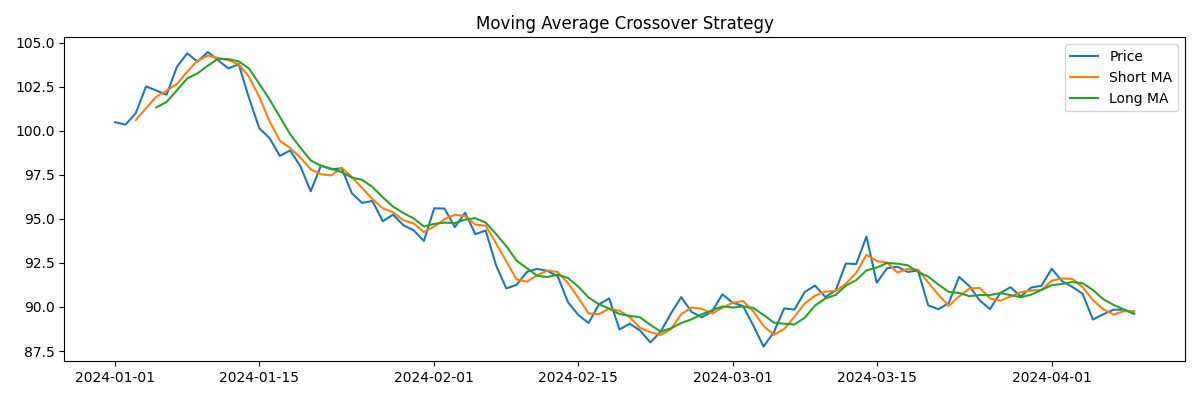
#> input picture images/ma.png, 1200 x 400 px
$ jupyter execute main.ipynb   (shell and % lines are left out)
#> lines starting #> are read from the running program, lines starting #| are printed output that depends on the picture
Image Color Extraction - Python Code
Author: Madhan Kumar R
Date: 15 October 2025
Install required packages first

[cell 1]
import numpy as np
from PIL import Image
from sklearn.cluster import KMeans
import matplotlib.pyplot as plt
import matplotlib.patches as patches
import urllib.request
from io import BytesIO
import os

[cell 2]
def load_image(url_or_path):
    """
    Load image from URL or local file path

    Args:
        url_or_path: Image URL (http/https) or local file path

    Returns:
        PIL Image object
    """
    if url_or_path.startswith(('http://', 'https://')):
        print(f"Downloading image from: {url_or_path}")
        response = urllib.request.urlopen(url_or_path)
        data = response.read()
        image = Image.open(BytesIO(data))
        print("Image downloaded successfully!")
    else:
        if not os.path.exists(url_or_path):
            raise FileNotFoundError(f"File not found: {url_or_path}")
        print(f"Loading image from: {url_or_path}")
        image = Image.open(url_or_path)
        print("Image loaded successfully!")

    return image.convert('RGB')

[cell 3]
def extract_colors(image, n_colors=10):
    """
    Extract dominant colors using K-means clustering

    Args:
        image: PIL Image object
        n_colors: Number of colors to extract

    Returns:
        colors: Array of RGB values
        percentages: Percentage of each color in the image
    """
    print(f"Extracting {n_colors} dominant colors...")

    # Convert image to numpy array
    img_array = np.array(image)
    w, h, d = img_array.shape
    pixels = img_array.reshape(w * h, d)

    # Perform K-means clustering
    kmeans = KMeans(n_clusters=n_colors, random_state=42, n_init=10)
    kmeans.fit(pixels)

    colors = kmeans.cluster_centers_.astype(int)
    labels = kmeans.labels_
    counts = np.bincount(labels)

    # Sort by frequency
    indices = np.argsort(-counts)
    colors = colors[indices]
    percentages = (counts[indices] / len(labels)) * 100

    print("Color extraction complete!")
    return colors, percentages

[cell 4]
def rgb_to_hex(rgb):
    """Convert RGB to hex color code"""
    return '#{:02x}{:02x}{:02x}'.format(int(rgb[0]), int(rgb[1]), int(rgb[2]))

[cell 5]
def display_results(image, colors, percentages):
    """
    Display image and color palette with hex codes

    Args:
        image: PIL Image object
        colors: Array of RGB values
        percentages: Percentage of each color
    """
    # Create figure with subplots
    fig = plt.figure(figsize=(16, 10))

    # Display original image
    ax1 = plt.subplot(2, 2, 1)
    ax1.imshow(image)
    ax1.axis('off')
    ax1.set_title('Original Image', fontsize=16, fontweight='bold', pad=20)

    # Display color palette
    ax2 = plt.subplot(2, 2, 2)
    ax2.axis('off')
    ax2.set_title('Extracted Color Palette', fontsize=16, fontweight='bold', pad=20)

    # Create color swatches
    swatch_height = 0.8
    swatch_width = 0.8
    gap = 0.1

    for i, (color, pct) in enumerate(zip(colors, percentages)):
        row = i // 5
        col = i % 5

        x = col * (swatch_width + gap)
        y = 1 - (row * (swatch_height + gap)) - swatch_height

        # Draw color rectangle
        rect = patches.Rectangle(
            (x, y), swatch_width, swatch_height,
            facecolor=color/255,
            edgecolor='black',
            linewidth=2
        )
        ax2.add_patch(rect)

        # Add hex code below swatch
        hex_code = rgb_to_hex(color)
        ax2.text(
            x + swatch_width/2, y - 0.1,
            hex_code.upper(),
            ha='center', va='top',
            fontsize=10,
            fontweight='bold'
        )

        # Add percentage below hex code
        ax2.text(
            x + swatch_width/2, y - 0.2,
            f'{pct:.1f}%',
            ha='center', va='top',
            fontsize=9,
            color='gray'
        )

    ax2.set_xlim(-0.2, 5 * (swatch_width + gap))
    ax2.set_ylim(-0.5, 2)

    # Display color distribution bar
    ax3 = plt.subplot(2, 1, 2)
    ax3.axis('off')
    ax3.set_title('Color Distribution', fontsize=16, fontweight='bold', pad=20)

    # Create horizontal bar
    left = 0
    for color, pct in zip(colors, percentages):
        ax3.barh(
            0, pct, left=left,
            color=color/255,
            height=0.5,
            edgecolor='white',
            linewidth=2
        )
        left += pct

    ax3.set_xlim(0, 100)
    ax3.set_ylim(-0.5, 0.5)

    # Add detailed information table
    info_text = f"Image Size: {image.width} x {image.height} pixels\n"
    info_text += f"Total Colors Extracted: {len(colors)}\n\n"
    info_text += "Color Details:\n"
    info_text += "-" * 60 + "\n"

    for i, (color, pct) in enumerate(zip(colors, percentages), 1):
        hex_code = rgb_to_hex(color)
        rgb_str = f"RGB({color[0]:3d}, {color[1]:3d}, {color[2]:3d})"
        info_text += f"{i:2d}. {hex_code.upper():8s} | {rgb_str:20s} | {pct:6.2f}%\n"

    plt.figtext(
        0.5, 0.02, info_text,
        ha='center',
        fontsize=10,
        family='monospace',
        bbox=dict(boxstyle='round', facecolor='wheat', alpha=0.5)
    )

    plt.tight_layout(rect=[0, 0.15, 1, 0.96])
    plt.show()

[cell 6]
def print_color_info(colors, percentages):
    """
    Print color information to console

    Args:
        colors: Array of RGB values
        percentages: Percentage of each color
    """
    print("\n" + "="*70)
    print("EXTRACTED COLOR PALETTE")
    print("="*70)
    print(f"{'Rank':<6} {'HEX Code':<10} {'RGB Values':<25} {'Percentage':<12}")
    print("-"*70)

    for i, (color, pct) in enumerate(zip(colors, percentages), 1):
        hex_code = rgb_to_hex(color)
        rgb_str = f"({color[0]:3d}, {color[1]:3d}, {color[2]:3d})"
        print(f"{i:<6} {hex_code.upper():<10} {rgb_str:<25} {pct:>10.2f}%")

    print("="*70 + "\n")

[cell 7]
# Main function to run everything
def analyze_image(url_or_path, n_colors=10):
    """
    Complete image color analysis

    Args:
        url_or_path: Image URL or local file path
        n_colors: Number of colors to extract (default: 10)
    """
    try:
        # Load image
        image = load_image(url_or_path)

        # Extract colors
        colors, percentages = extract_colors(image, n_colors)

        # Print color information
        print_color_info(colors, percentages)

        # Display visual results
        display_results(image, colors, percentages)

        return colors, percentages

    except Exception as e:
        print(f"Error: {str(e)}")
        return None, None

[cell 8]
if __name__ == "__main__":
    # Example 1: From URL
    image_url = "https://example.com/image.jpg"

    # Example 2: From local file
    # image_path = "path/to/your/image.jpg"

    # Analyze the image
    # colors, percentages = analyze_image(image_url, n_colors=10)

    # Or use this to input manually:
    user_input = input("Enter image URL or file path: ")
#> the answer given: ../images/ma.png
    colors, percentages = analyze_image(user_input, n_colors=10)
#> in load_image, image is the input picture: PIL image 1200x400 RGB; mean R, G, B 248.6, 249.1, 248.3
#> in analyze_image, `colors, percentages = extract_colors(image, n_colors)`: colors = [[254, 254, 254], [240, 240, 240], [3, 3, 3], [215, 210, 198], [42, 126, 182], [252, 137, 35], [52, 162, 51], [150, 182, 185], [120, 136, 117], [63, 63, 63]]; percentages = [94.13, 1.82, 1.02, 0.562, 0.55, 0.502, 0.417, 0.414, 0.314, 0.257]
#> the loop in print_color_info, `for i, (color, pct) in enumerate(zip(colors, percentages), 1):` made 10 passes
#> (pct, hex_code, rgb_str) on passes 1 to 10: (94.13, '#fefefe', '(254, 254, 254)'), (1.82, '#f0f0f0', '(240, 240, 240)'), (1.02, '#030303', '(  3,   3,   3)'), (0.562, '#d7d2c6', '(215, 210, 198)'), (0.55, '#2a7eb6', '( 42, 126, 182)'), (0.502, '#fc8923', '(252, 137,  35)'), (0.417, '#34a233', '( 52, 162,  51)'), (0.414, '#96b6b9', '(150, 182, 185)'), (0.314, '#788875', '(120, 136, 117)'), (0.257, '#3f3f3f', '( 63,  63,  63)')
#| 1      #FEFEFE    (254, 254, 254)                94.13%
#| 2      #F0F0F0    (240, 240, 240)                 1.82%
#| 3      #030303    (  3,   3,   3)                 1.02%
#| 4      #D7D2C6    (215, 210, 198)                 0.56%
#| 5      #2A7EB6    ( 42, 126, 182)                 0.55%
#| 6      #FC8923    (252, 137,  35)                 0.50%
#| 7      #34A233    ( 52, 162,  51)                 0.42%
#| 8      #96B6B9    (150, 182, 185)                 0.41%
#> (further printed lines are left out)
#> the loop in display_results, `for i, (color, pct) in enumerate(zip(colors, percentages)):` made 10 passes
#> (color, pct, row, col, x, y, hex_code) on passes 1 to 10: ([254, 254, 254], 94.13, 0, 0, 0, 0.2, '#fefefe'), ([240, 240, 240], 1.82, 0, 1, 0.9, 0.2, '#f0f0f0'), ([3, 3, 3], 1.02, 0, 2, 1.8, 0.2, '#030303'), ([215, 210, 198], 0.562, 0, 3, 2.7, 0.2, '#d7d2c6'), ([42, 126, 182], 0.55, 0, 4, 3.6, 0.2, '#2a7eb6'), ([252, 137, 35], 0.502, 1, 0, 0, -0.7, '#fc8923'), ([52, 162, 51], 0.417, 1, 1, 0.9, -0.7, '#34a233'), ([150, 182, 185], 0.414, 1, 2, 1.8, -0.7, '#96b6b9'), ([120, 136, 117], 0.314, 1, 3, 2.7, -0.7, '#788875'), ([63, 63, 63], 0.257, 1, 4, 3.6, -0.7, '#3f3f3f')
#> the loop in display_results, `for color, pct in zip(colors, percentages):` made 10 passes
#> (color, pct, left) on passes 1 to 10: ([254, 254, 254], 94.13, 94.13), ([240, 240, 240], 1.82, 95.96), ([3, 3, 3], 1.02, 96.98), ([215, 210, 198], 0.562, 97.55), ([42, 126, 182], 0.55, 98.09), ([252, 137, 35], 0.502, 98.6), ([52, 162, 51], 0.417, 99.01), ([150, 182, 185], 0.414, 99.43), ([120, 136, 117], 0.314, 99.74), ([63, 63, 63], 0.257, 100)
#> after the loop in display_results, `for color, pct in zip(colors, percentages):`: left = 100
#> the loop in display_results, `for i, (color, pct) in enumerate(zip(colors, percentages), 1):` made 10 passes
#> in display_results, `plt.show()`:
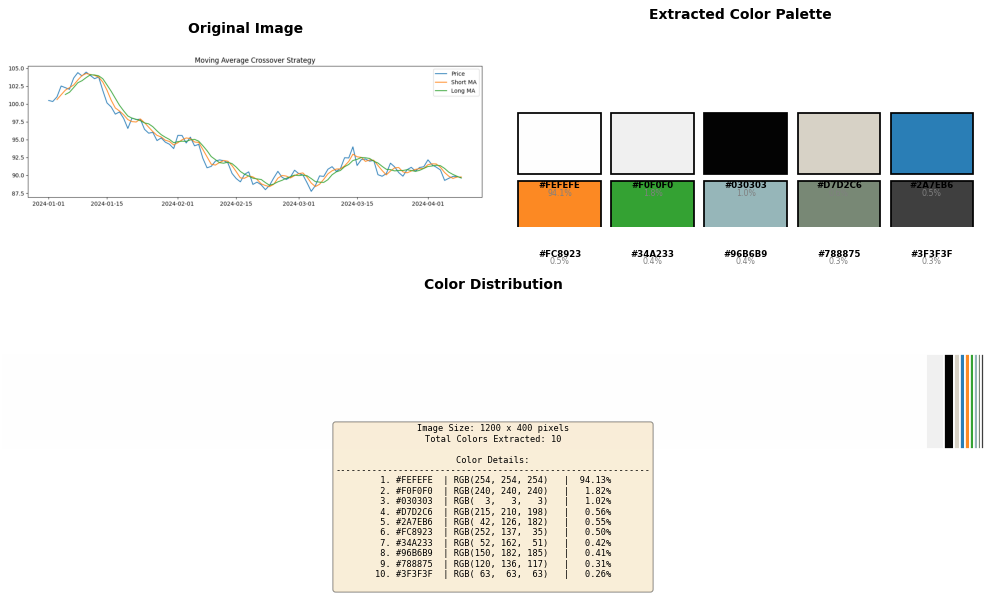
#> figure drawn by matplotlib, 3 panels
